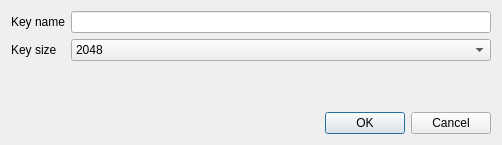
<?xml version="1.0" encoding="UTF-8"?>
<ui version="4.0">
 <class>AddKeyDialog</class>
 <widget class="QDialog" name="AddKeyDialog">
  <property name="geometry">
   <rect>
    <x>0</x>
    <y>0</y>
    <width>502</width>
    <height>145</height>
   </rect>
  </property>
  <property name="windowTitle">
   <string>Dialog</string>
  </property>
  <layout class="QGridLayout" name="gridLayout_2">
   <item row="0" column="0">
    <layout class="QFormLayout" name="addKeyLayout">
     <item row="0" column="0">
      <widget class="QLabel" name="label">
       <property name="text">
        <string>Key name</string>
       </property>
      </widget>
     </item>
     <item row="2" column="0">
      <widget class="QLabel" name="label_2">
       <property name="text">
        <string>Key size</string>
       </property>
      </widget>
     </item>
     <item row="0" column="1">
      <widget class="QLineEdit" name="keyName">
       <property name="maxLength">
        <number>64</number>
       </property>
      </widget>
     </item>
     <item row="2" column="1">
      <widget class="QComboBox" name="keySize">
       <item>
        <property name="text">
         <string>2048</string>
        </property>
       </item>
       <item>
        <property name="text">
         <string>4096</string>
        </property>
       </item>
      </widget>
     </item>
    </layout>
   </item>
   <item row="1" column="0">
    <widget class="QDialogButtonBox" name="buttonBox">
     <property name="orientation">
      <enum>Qt::Horizontal</enum>
     </property>
     <property name="standardButtons">
      <set>QDialogButtonBox::Cancel|QDialogButtonBox::Ok</set>
     </property>
    </widget>
   </item>
  </layout>
 </widget>
 <resources/>
 <connections>
  <connection>
   <sender>buttonBox</sender>
   <signal>accepted()</signal>
   <receiver>AddKeyDialog</receiver>
   <slot>accept()</slot>
   <hints>
    <hint type="sourcelabel">
     <x>248</x>
     <y>254</y>
    </hint>
    <hint type="destinationlabel">
     <x>157</x>
     <y>274</y>
    </hint>
   </hints>
  </connection>
  <connection>
   <sender>buttonBox</sender>
   <signal>rejected()</signal>
   <receiver>AddKeyDialog</receiver>
   <slot>reject()</slot>
   <hints>
    <hint type="sourcelabel">
     <x>316</x>
     <y>260</y>
    </hint>
    <hint type="destinationlabel">
     <x>286</x>
     <y>274</y>
    </hint>
   </hints>
  </connection>
 </connections>
</ui>
